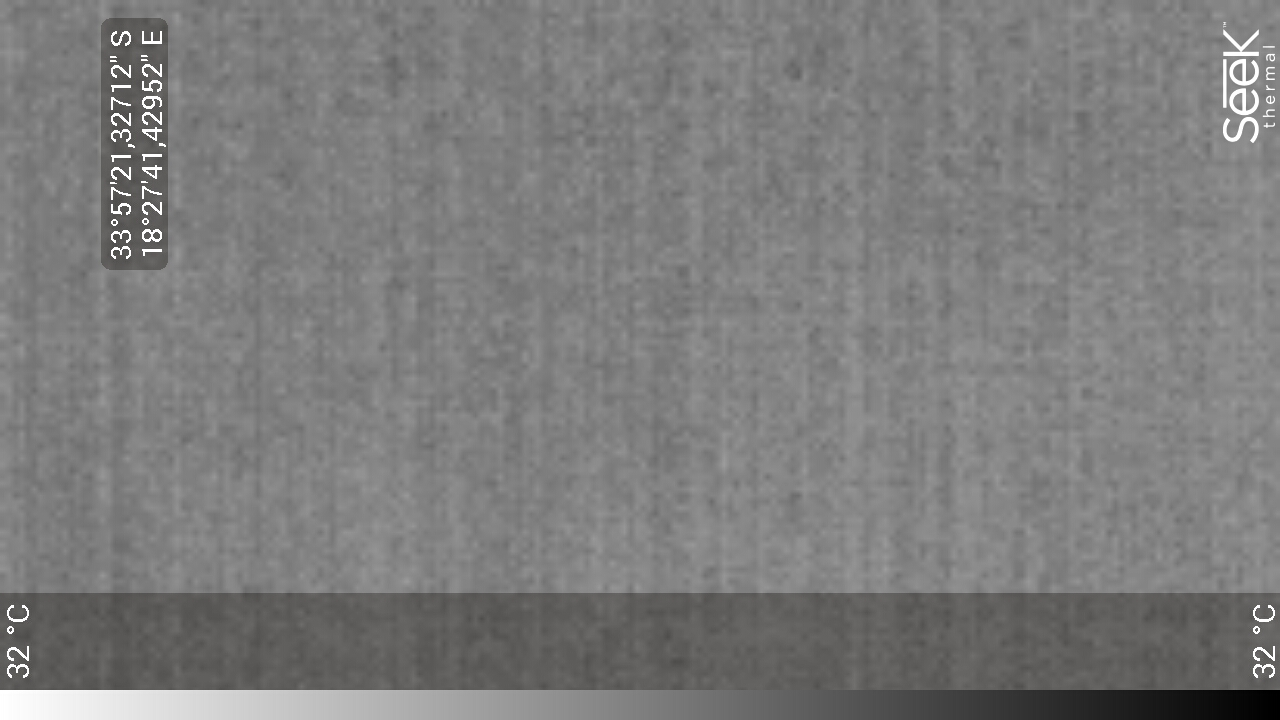
#> input picture Images/buildings/James_out.jpg, 1280 x 720 px, found by its file name
$ jupyter execute --allow-errors Weighted_Average_Temperature.ipynb   (older library calls are emulated)
#> lines starting #> are read from the running program, lines starting #| are printed output that depends on the picture; after the words box and inside, x2 and y2 are one past the last pixel; in counts of white or black regions, pixels touching at a corner belong together
# Weighted Average Temperature

In this Notebook, we create an algorithm that can be used to automatically tell the weigthed average temperature of the object refpresented in the thermal image. We ultimately use an OCR (Object Character Recognition) tool to change numerical text on the image to a string that can be used for processing purposes.

[cell 1]
from skimage import io
from matplotlib import pyplot as plt

#Importing the image from  the Desktop
image=io.imread("C:/Users/user/Desktop/James_out.jpg")
#> image is the input picture: shape (720, 1280, 3); mean R, G, B 124.5, 124.3, 124

#Cropping the image into 3 parts
cropped = image[0:580,200:1200]
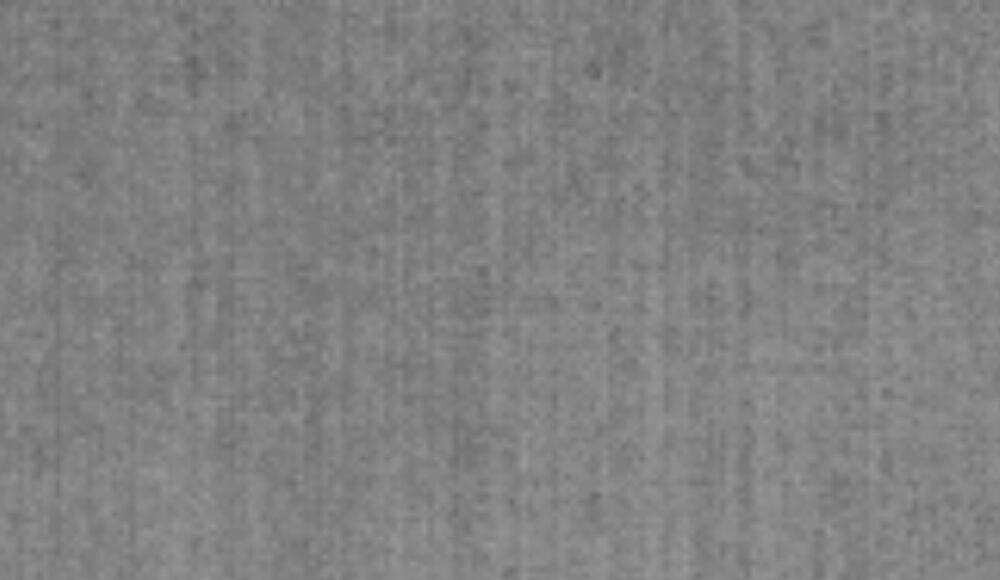
#> cropped: shape (580, 1000, 3); min 98, max 157, mean 128.9
cropped1 = image[640:680,0:30]
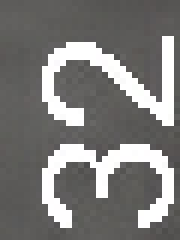
#> cropped1: shape (40, 30, 3) (shown 6 times larger); mean R, G, B 125.3, 124.4, 122.9
cropped2 = image[645:680,1248:1280]
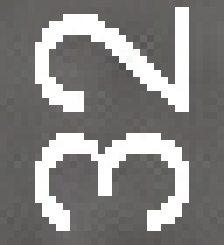
#> cropped2: shape (35, 32, 3) (shown 7 times larger); mean R, G, B 132.4, 131.6, 130.1

# Convert colour image to viridis (default greyscale)
from skimage.color import rgb2gray
virid = rgb2gray(cropped)

[cell 2]
# Displaying the image
plt.imshow(image)
image[700,1]
#> Out = [254, 254, 254]

[cell 3]
plt.imshow(cropped2)

[cell 4]
try:
    from PIL import Image
except ImportError:
    import Image
import pytesseract

from scipy import ndimage as ndi
import numpy as np
import cv2
from PIL import Image
import pytesseract
from skimage.color import rgb2gray # Convert colour image to viridis (default greyscale)
from skimage.filters import threshold_otsu, threshold_local
from skimage import data
from matplotlib import pyplot as plt

[cell 5]
#Correctly orientating the image for the text identifier
img = rgb2gray(cropped1)
image = np.rot90(img,k=3)
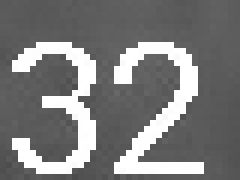
#> image: shape (30, 40) float64 (shown 6 times larger); min 0.294, max 1, mean 0.488

# segmenting the image using Otsy's method
from skimage.filters import threshold_otsu, threshold_local
block_size = 67
local_thresh = threshold_local(image, block_size, offset=0.002)
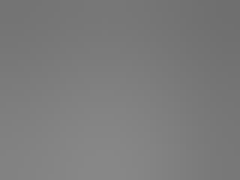
#> local_thresh: shape (30, 40) float64 (shown 6 times larger); min 0.436, max 0.532, mean 0.486
image1 = image > local_thresh
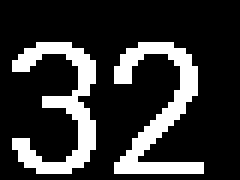
#> image1: shape (30, 40) bool (shown 6 times larger); 20.3% white in thin lines or dots, all inside (x1, y1, x2, y2) = (2, 7, 34, 29)

#Applying Binary Dilation
#> (the rest of this cell did not finish here and is left out)

#> (a cell that did not finish here is left out)

#> (a cell that did not finish here is left out)

#> (a cell that did not finish here is left out)

#> (a cell that did not finish here is left out)

The same process is now applied ofr the second number found on the bottom right of this image

[cell 10]
img = rgb2gray(cropped2)
#> img: shape (35, 32) float64
image = np.rot90(img,k=3)
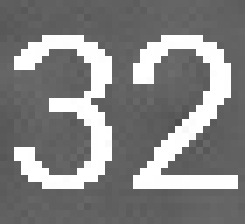
#> image: shape (32, 35) float64 (shown 7 times larger); min 0.309, max 1, mean 0.516


from skimage.filters import threshold_otsu, threshold_local
block_size = 97
local_thresh = threshold_local(image, block_size, offset=0.02)
#> local_thresh: shape (32, 35) float64
image1 = image > local_thresh
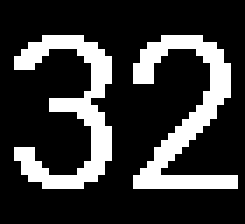
#> image1: shape (32, 35) bool (shown 7 times larger); 21.8% white in thin lines or dots, all inside (x1, y1, x2, y2) = (2, 5, 34, 27)
#fill = ndi.binary_fill_holes(image1)
#> (the rest of this cell did not finish here and is left out)
